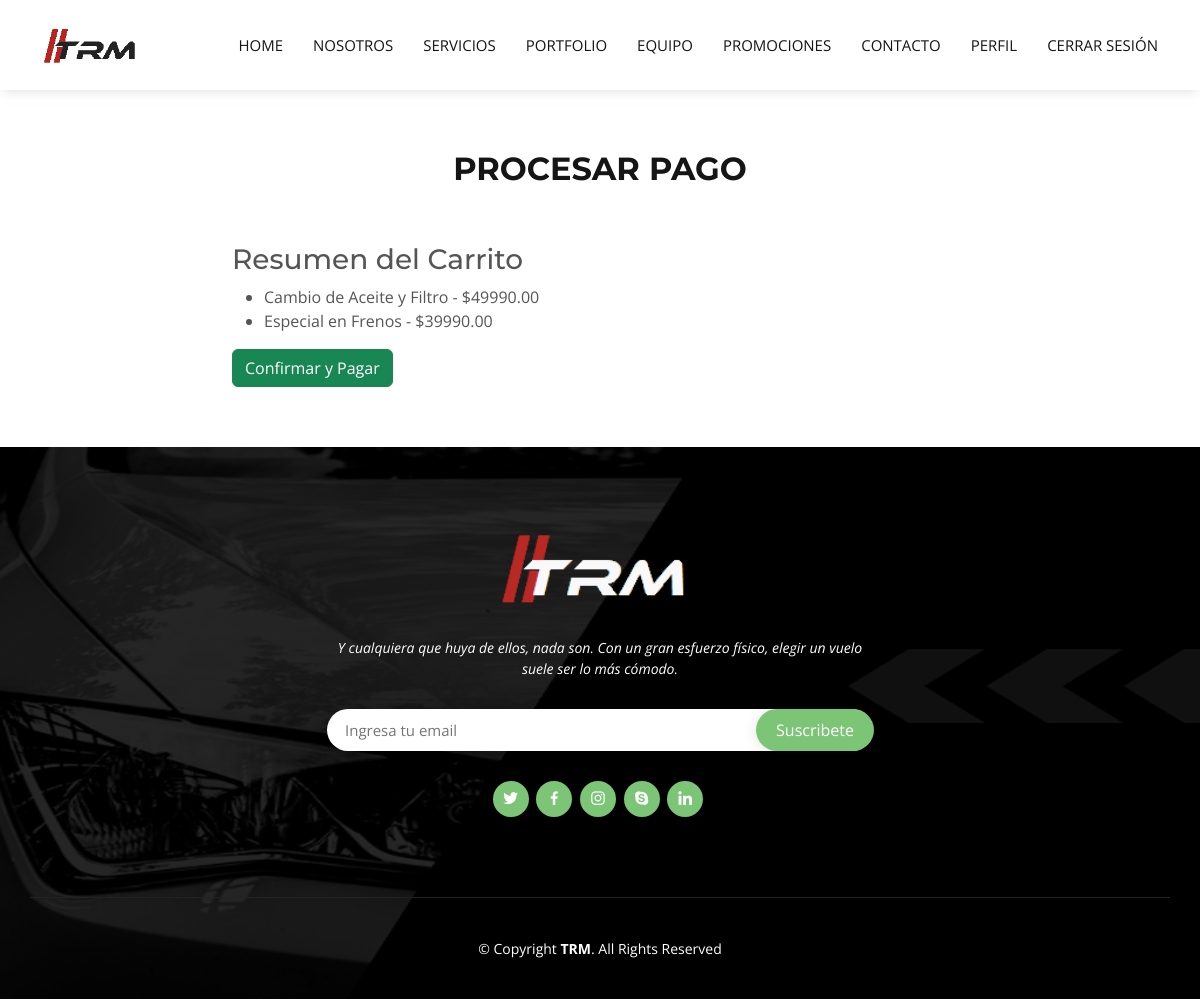
/checkout/ (signed in), run on the app's committed database.
### main/models.py (models this page shows, shortened)
class Promotion(models.Model):
    title = models.CharField(max_length=255)
    price = models.DecimalField(max_digits=10, decimal_places=2)
    description = models.TextField()

### main/views.py (the view)
# urls.py: path('checkout/', views.checkout, name='checkout'),
@login_required
def checkout(request):
    cart = request.user.cart
    if request.method == 'POST':
        cart.promotions.clear()
        cart.save()
        messages.success(request, 'Gracias por su compra.')
        return redirect('profile')
    return render(request, 'checkout.html', {'cart': cart})

### main/templates/checkout.html (shortened to what this page needs)
<!DOCTYPE html>
<html lang="es">
<head>
    {% load static %}
    <link href="{% static 'vendor/aos/aos.css' %}" rel="stylesheet">
    <link href="{% static 'vendor/bootstrap/css/bootstrap.min.css' %}" rel="stylesheet">
    <link href="{% static 'vendor/bootstrap-icons/bootstrap-icons.css' %}" rel="stylesheet">
    <link href="{% static 'vendor/boxicons/css/boxicons.min.css' %}" rel="stylesheet">
    <link href="{% static 'vendor/glightbox/css/glightbox.min.css' %}" rel="stylesheet">
    <link href="{% static 'vendor/swiper/swiper-bundle.min.css' %}" rel="stylesheet">
    <link href="{% static 'css/style.css' %}" rel="stylesheet">
</head>
<body>
    <header id="header" class="d-flex align-items-center">
        <div class="container d-flex align-items-center justify-content-between">
            <div class="logo">
                <a href="{% url 'index' %}"><img src="{% static 'img/logo2.png' %}" alt="" class="img-fluid"></a>
            </div>
            <nav id="navbar" class="navbar">
                <ul>
                    <li><a class="nav-link scrollto" href="{% url 'index' %}">Home</a></li>
                    <li><a class="nav-link scrollto" href="{% url 'index' %}#about">Nosotros</a></li>
                    <li><a class="nav-link scrollto" href="{% url 'index' %}#services">Servicios</a></li>
                    <li><a class="nav-link scrollto" href="{% url 'index' %}#portfolio">Portfolio</a></li>
                    <li><a class="nav-link scrollto" href="{% url 'index' %}#team">Equipo</a></li>
                    <li><a class="nav-link scrollto" href="{% url 'index' %}#pricing">Promociones</a></li>
                    <li><a class="nav-link scrollto" href="{% url 'index' %}#contact">Contacto</a></li>
                    <li><a class="nav-link scrollto" href="{% url 'profile' %}">Perfil</a></li>
                    <li><a class="nav-link scrollto" href="{% url 'logout' %}">Cerrar Sesión</a></li>
                </ul>
            </nav>
        </div>
    </header>
    <main id="main" data-aos="fade-up">
        <section id="checkout" class="checkout">
            <div class="container">
                <div class="section-title">
                    <h2>Procesar Pago</h2>
                </div>
                <div class="row">
                    <div class="col-lg-8 offset-lg-2">
                        <form method="post">
                            <h3>Resumen del Carrito</h3>
                            <ul>
                                {% for promotion in cart.promotions.all %}
                                    <li>{{ promotion.title }} - ${{ promotion.price }}</li>
                                {% endfor %}
                            </ul>
                            <button type="submit" class="btn btn-success">Confirmar y Pagar</button>
                        </form>
                    </div>
                </div>
            </div>
        </section>
    </main>
    <footer id="footer">
        <div class="footer-top">
            <div class="container">
                <div class="row justify-content-center">
                    <div class="col-lg-6">
                        <a href="#header" class="scrollto footer-logo"><img src="{% static 'img/trm.png' %}" alt=""></a>
                        <p>Y cualquiera que huya de ellos, nada son. Con un gran esfuerzo físico, elegir un vuelo suele ser lo más cómodo.</p>
                    </div>
                </div>
                <div class="row footer-newsletter justify-content-center">
                    <div class="col-lg-6">
                        <form action="" method="post">
                            <input type="email" name="email" placeholder="Ingresa tu email"><input type="submit" value="Suscribete">
                        </form>
                    </div>
                </div>
                <div class="social-links">
                    <a href="#" class="twitter"><i class="bx bxl-twitter"></i></a>
                    <a href="#" class="facebook"><i class="bx bxl-facebook"></i></a>
                    <a href="#" class="instagram"><i class="bx bxl-instagram"></i></a>
                    <a href="#" class="google-plus"><i class="bx bxl-skype"></i></a>
                    <a href="#" class="linkedin"><i class="bx bxl-linkedin"></i></a>
                </div>
            </div>
        </div>
        <div class="container footer-bottom clearfix">
            <div class="copyright">
                &copy; Copyright <strong><span>TRM</span></strong>. All Rights Reserved
            </div>
        </div>
    </footer>
</body>
</html>

### main/static/css/style.css (style rules this page uses)
body { font-family: "Open Sans", sans-serif; color: #555555; }
a { text-decoration: none; color: #7cc576; }
h1, h2, h3, h4, h5, h6 { font-family: "Montserrat", sans-serif; }
#header { height: 90px; transition: all 0.5s; z-index: 997; transition: all 0.5s; background: #fff; box-shadow: 0 4px 10px -3px hsla(0, 0%, 75%, 0.5); }
#header .logo img { padding: 0; margin: 0; max-height: 40px; }
.scrolled-offset { margin-top: 90px; }
.navbar { padding: 0; }
.navbar ul { margin: 0; padding: 0; display: flex; list-style: none; align-items: center; }
.navbar li { position: relative; }
.navbar a, .navbar a:focus { display: flex; align-items: center; justify-content: space-between; padding: 10px 0 10px 30px; font-size: 15px; color: #151515; text-transform: uppercase; white-space: nowrap; transition: 0.3s; }
section { padding: 60px 0; overflow: hidden; }
.section-title { text-align: center; padding-bottom: 40px; }
.section-title h2 { font-size: 32px; font-weight: bold; text-transform: uppercase; margin-bottom: 15px; padding-bottom: 0; color: #151515; }
#footer { background: url("../img/footer-bg_2.jpg") center center no-repeat; color: #fff; font-size: 14px; position: relative; }
#footer::before { content: ""; position: absolute; left: 0; right: 0; top: 0; bottom: 0; background: rgba(0, 0, 0, 0.85); z-index: 1; }
#footer .footer-top { position: relative; z-index: 2; text-align: center; padding: 80px 0; }
#footer .footer-top .footer-logo img { height: 80px; }
#footer .footer-top p { font-size: 15; font-style: italic; margin: 30px 0 0 0; padding: 0; }
#footer .footer-top .footer-newsletter { text-align: center; font-size: 15px; margin-top: 30px; }
#footer .footer-top .footer-newsletter form { background: #fff; padding: 6px 10px; position: relative; border-radius: 50px; box-shadow: 0px 2px 15px rgba(0, 0, 0, 0.1); text-align: left; }
#footer .footer-top .footer-newsletter form input[type=email] { border: 0; padding: 4px 8px; width: calc(100% - 100px); }
#footer .footer-top .footer-newsletter form input[type=submit] { position: absolute; top: 0; right: -1px; bottom: 0; border: 0; background: none; font-size: 16px; padding: 0 20px; background: #7cc576; color: #fff; transition: 0.3s; border-radius: 50px; box-shadow: 0px 2px 15px rgba(0, 0, 0, 0.1); }
#footer .footer-top .social-links { margin-top: 30px; }
#footer .footer-top .social-links a { font-size: 18px; display: inline-block; background: #7cc576; color: #fff; line-height: 1; padding: 8px 0; margin-right: 4px; border-radius: 50%; text-align: center; width: 36px; height: 36px; transition: 0.3s; }
#footer .footer-bottom { border-top: 1px solid #222222; z-index: 2; position: relative; padding-top: 40px; padding-bottom: 40px; }
#footer .copyright { text-align: center; }

### data on the page
Promotion: title "Cambio de Aceite y Filtro", price "49990.00"
Promotion: title "Especial en Frenos", price "39990.00"
